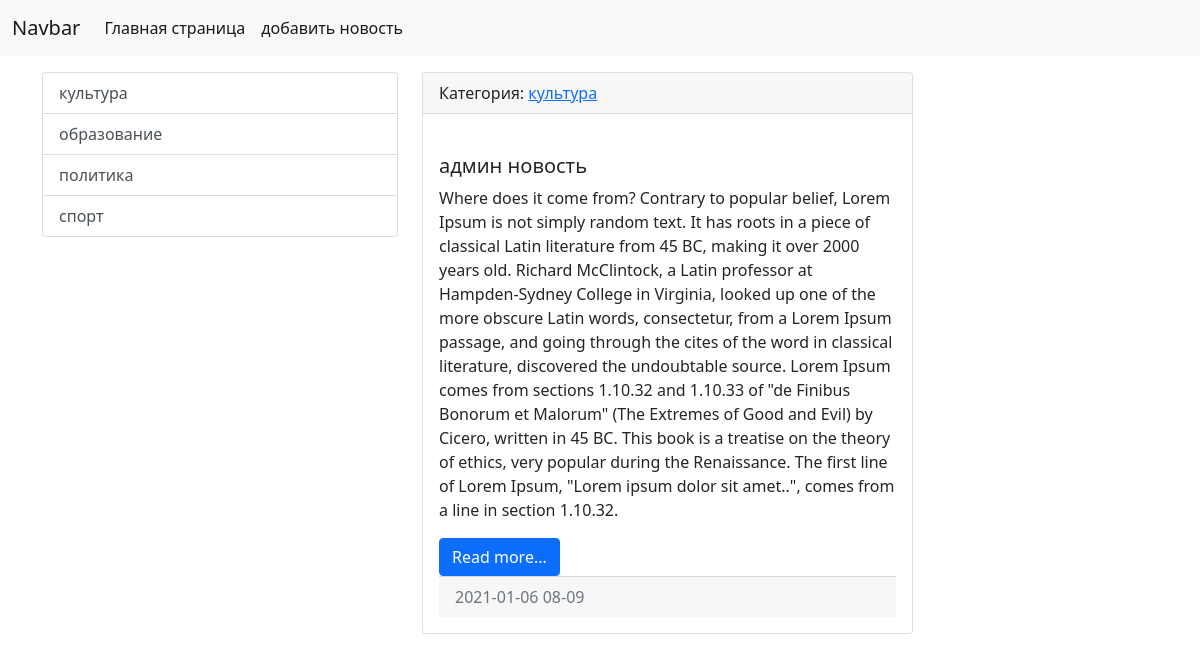
Page /category/1/ on the committed database.
### news/models.py (models this page shows, shortened)
class Category(models.Model):
    title = models.CharField(max_length=150, db_index=True, verbose_name='наименование категории')
    def __str__(self):
        return self.title
    class Meta:
        verbose_name = "категория"
        verbose_name_plural = "категорти"
        ordering = ["title"]

class News(models.Model):
    title = models.CharField(max_length=150, verbose_name='наименование')
    content = models.TextField(blank=True, verbose_name='контент')
    created_at = models.DateTimeField(auto_now_add=True, verbose_name='дата публикации')
    updated_at = models.DateTimeField(auto_now=True, verbose_name='обновлено')
    photo = models.ImageField(upload_to='photo/%Y/%m/%d/', verbose_name='фото', blank=True)
    is_published = models.BooleanField(default=True, verbose_name='опубликовано')
    category = models.ForeignKey('Category', on_delete=models.PROTECT, null=True, verbose_name='Категория')
    class Meta:
        verbose_name = "Новость"
        verbose_name_plural = "Новости"
        ordering = ["-created_at"]

### news/views.py (the view)
# urls.py: path('category/<int:category_id>/', get_category, name='category'),
def get_category(request, category_id):
    news = News.objects.filter(category_id=category_id)
    category = Category.objects.get(pk=category_id)
    return render(request, 'news/category.html', {'news': news, 'category': category})

### news/templatetags/news_tags.py (called while the page is built)
@register.inclusion_tag('news/list_categories.html')
def show_categories():
    categories = Category.objects.all()
    return {'categories': categories,}

### news/templates/News/category.html (shortened to what this page needs)
{% extends 'base.html' %}
{% block sidebar %}
    {% include 'inc/_sidebar.html' %}
{% endblock %}
{% block content %}
        <div class="col-md-8">
            {% for item in news %}
                <div class="card mb-3">
                      <div class="card-header">
                          Категория: <a href="{% url 'category' item.category.pk %}">{{ item.category }}</a>
                      </div>
                      <div class="card-body">
                          <div class="media">
                              <div class="media-body">
                                  <h5 class="card-title">{{ item.title }}</h5>
                                  <p class="card-text">{{ item.content }}</p>
                                  <a href="#" class="btn btn-primary">Read more...</a>
                              </div>
                  <div class="card-footer text-muted">
                    {{ item.created_at|date:"Y-m-d H-i" }}
                  </div>
                </div>
            {% endfor %}
            </div>
        </div>
    </div>
{% endblock %}

### news/templates/News/list_categories.html
<div class="list-group">
     {% for item in categories %}
        <a href="{% url 'category' item.pk %}" class="list-group-item list-group-item-action">{{ item.title }}</a>
     {% endfor %}
 </div>

### rows in the picture
Category: title "культура"
Category: title "образование"
Category: title "политика"
Category: title "спорт"
News: category "культура", title "админ новость", content "Where does it come from? Contrary to popular belief, Lorem Ipsum is not simply random text. It has roots in a piece of classical Latin literature from 45 BC, making it over 2000 years old. Richard McClintock, a Latin professor at Hampden-Sydney College in Virginia, looked up one of the more obscure Latin words, consectetur, from a Lorem Ipsum passage, and going through the cites of the word in classical literature, discovered the undoubtable source. Lorem Ipsum comes from sections 1.10.32 and 1.10.33 of \"de Finibus Bonorum et Malorum\" (The Extremes of Good and Evil) by Cicero, written in 45 BC. This book is a treatise on the theory of ethics, very popular during the Renaissance. The first…", created_at "2021-01-06 08-09"
